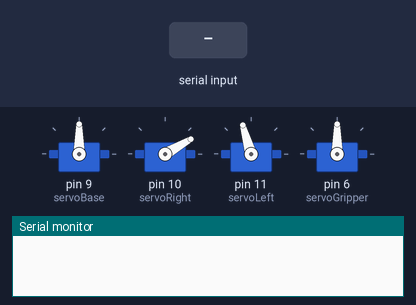
A sketch run on a simulated Arduino Uno, built with avr-gcc and run on an emulated ATmega328P. Shown: 4 × servo, the last lines printed to the serial monitor. Inputs (shaded band) come from the test bench.

Above: at 1.2 s.
1.3 s: "30,150|" received over Serial
At 2.1 s:
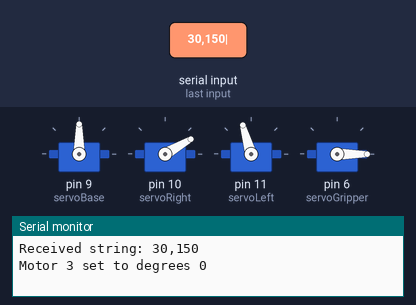
2.8 s: "0|" received over Serial
At 4.0 s:
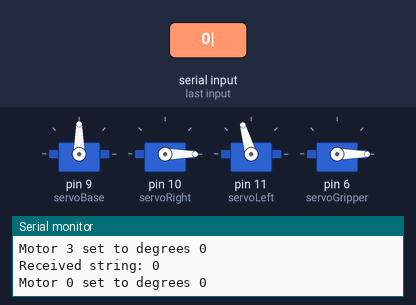
4.3 s: "2|" received over Serial
At 5.3 s:
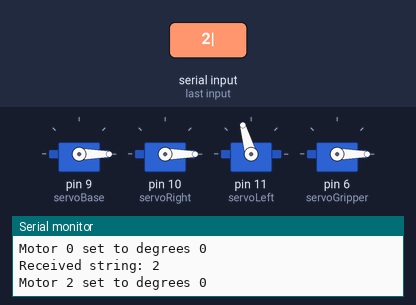
5.8 s: "1|" received over Serial
At 6.5 s:
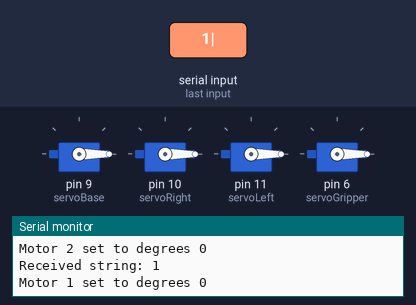
Timing chart, 0 to 8.3 s (numbered marks = the images above; inputs shaded):
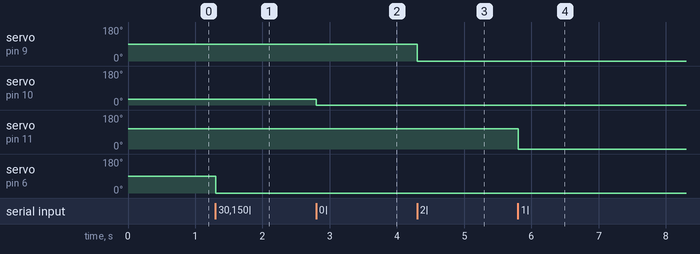

Measured:
- after the input at 1.3 s, servo on pin 6 (servoGripper): 90° → 0° at once
- after the input at 2.8 s, servo on pin 10 (servoRight): 30° → 0° at once
- after the input at 4.3 s, servo on pin 9 (servoBase): 90° → 0° at once
- after the input at 5.8 s, servo on pin 11 (servoLeft): 106° → 0° at once

The sketch:

arduion_serial_comm.ino
```cpp
#include <Servo.h>

Servo servoBase;
Servo servoRight;
Servo servoLeft;
Servo servoGripper;
// unsigned long lastInputTime = 0;
int starting = 0;

void setup() {
  Serial.begin(9600);   // initialize serial communication at 9600 bits per second
  servoBase.attach(9);   // attach the base servo to pin 2
  servoRight.attach(10);   // attach the right servo to pin 3
  servoLeft.attach(11);   // attach the left servo to pin 4
  servoGripper.attach(6);   // attach the gripper servo to pin 5
}

void loop() {
   if(starting == 0){
    servoBase.write(90);
    servoRight.write(30);
    servoLeft.write(106);
    starting = 1;
  }
  if (Serial.available() > 0) {   // check if there is any incoming serial data
    String inputString = Serial.readStringUntil('|');   // read the incoming string until the '|' character is received

    // print the received string to the serial monitor
    Serial.print("Received string: ");
    Serial.println(inputString);

    // parse the string into its component parts
    int motorNumber = inputString.charAt(0) - '0';   // extract the motor number as an integer
    int degrees = inputString.substring(1).toInt();   // extract the degrees as an integer

    // map the motor number to the appropriate servo object
    Servo* servo = NULL;
    switch(motorNumber) {
      case 2:
        servo = &servoBase;
        break;
      case 0:
        servo = &servoRight;
        break;
      case 1:
        servo = &servoLeft;
        break;
      case 3:
        servo = &servoGripper;
        break;
    }

    // set the servo position based on the parsed degrees
    if (servo != NULL) {
      servo->write(degrees);
    }

    // print the parsed parts to the serial monitor
    Serial.print("Motor ");
    Serial.print(motorNumber);
    Serial.print(" set to degrees ");
    Serial.println(degrees);
  }
}
```
